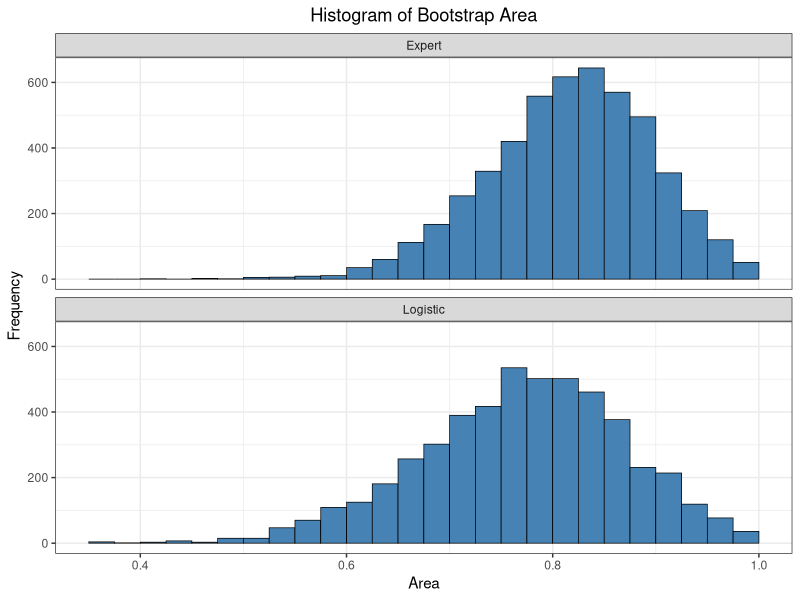
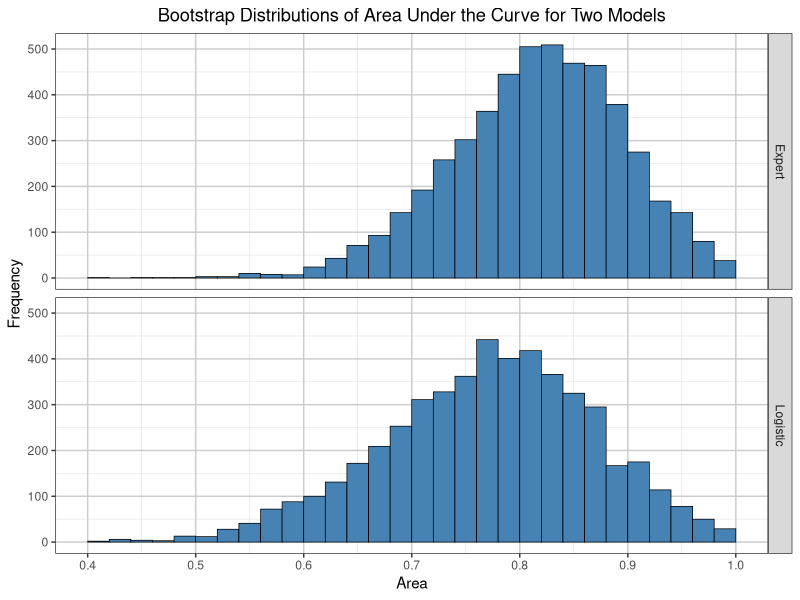

Source code (R) for these figures, in order:
out <- Sys.getenv("OUT_DIR")
if (is.na(out) || out == "") out <- getwd()
if (!dir.exists(out)) dir.create(out, recursive = TRUE, showWarnings = FALSE)

round_half_up <- function(x, digits = 0) {
  f <- 10 ^ digits
  y <- ifelse(is.na(x), NA_real_,
    ifelse(x >= 0, floor(x * f + 0.5 + 1e-12) / f,
                     ceiling(x * f - 0.5 - 1e-12) / f))
  y
}
fmt4 <- function(x) sprintf("%.4f", round_half_up(x, 4))
fmt3 <- function(x) sprintf("%.3f", round_half_up(x, 3))
fmt2 <- function(x) sprintf("%.2f", round_half_up(x, 2))

suppressPackageStartupMessages({
  library(ggplot2)
})

# ---------- 1. Data roc ----------
alb_v <- c(3.0,3.2,3.9,2.8, 3.2,0.9,2.5,1.6, 3.8,3.7,3.2,3.8,
           4.1,3.6,4.3,3.6, 2.3,4.2,4.0,3.5, 3.8,3.0,4.5,3.7,
           3.1,4.1,4.3,4.3, 3.2,2.6,3.3,1.7, 3.7,3.3,4.2,3.5,
           2.9,2.1,2.8,4.0, 3.3,3.7,3.6)
tp_v  <- c(5.8,6.3,6.8,4.8, 5.8,4.0,5.7,5.6, 5.7,6.7,5.4,6.6,
           6.6,5.7,7.0,6.7, 4.4,7.6,6.6,5.8, 6.8,4.7,7.4,7.4,
           6.6,8.2,7.0,6.5, 5.1,4.7,6.8,4.0, 6.1,6.3,7.7,6.2,
           5.7,4.8,6.2,7.0, 5.7,6.9,6.6)
tot_raw <- c(10,5,3,6, 3,5,8,5, 5,6,4,6, 5,5,4,4, 6,4,6,6,
             7,8,5,5, 6,6,5,4, 5,6,6,7, 5,7,6,5, 9,7,8,7, 6,5,5)
pop_v <- c(0,1,1,0, 1,0,0,1, 1,1,1,1, 1,1,1,0, 1,0,0,1,
           1,0,1,1, 1,1,1,1, 1,1,0,0, 1,1,1,1, 0,1,0,1, 1,1,1)
stopifnot(length(alb_v)==43, length(tp_v)==43, length(tot_raw)==43, length(pop_v)==43)
roc <- data.frame(alb=alb_v, tp=tp_v, totscore=10-tot_raw, popind=pop_v)

# ---------- 2. PROC LOGISTIC LogisticModel ----------
roc$pop0 <- as.integer(roc$popind == 0)
fit <- glm(pop0 ~ alb + tp + totscore, data=roc, family=binomial(link="logit"))
sm <- summary(fit)
coefs <- coef(fit)
se <- sqrt(diag(vcov(fit)))
wald_chi <- (coefs/se)^2
wald_p <- 1 - pchisq(wald_chi, 1)
LogiPred <- as.numeric(predict(fit, type="response"))
roc$LogiPred <- LogiPred

n_obs <- nrow(roc)
ll1 <- as.numeric(logLik(fit))
k1 <- length(coefs)
m2ll1 <- -2*ll1
aic1 <- -2*ll1 + 2*k1
sc1 <- -2*ll1 + k1*log(n_obs)
p0 <- mean(roc$pop0)
ll0 <- sum(roc$pop0*log(p0) + (1-roc$pop0)*log(1-p0))
k0 <- 1
m2ll0 <- -2*ll0
aic0 <- -2*ll0 + 2*k0
sc0 <- -2*ll0 + k0*log(n_obs)
lr_chi <- m2ll0 - m2ll1
lr_df <- k1 - k0
lr_p <- 1 - pchisq(lr_chi, lr_df)
b_slope <- coefs[-1]
V_slope <- vcov(fit)[-1,-1,drop=FALSE]
wald_global <- as.numeric(t(b_slope) %*% solve(V_slope) %*% b_slope)
wald_global_p <- 1 - pchisq(wald_global, lr_df)
Xmat <- model.matrix(fit)
yvec <- roc$pop0
Uvec <- as.numeric(t(Xmat) %*% (yvec - p0))
I_full <- p0*(1-p0)*t(Xmat)%*%Xmat
I11 <- I_full[1,1]; I12 <- I_full[1,-1,drop=FALSE]; I21 <- I_full[-1,1,drop=FALSE]; I22 <- I_full[-1,-1,drop=FALSE]
U2 <- Uvec[-1]
Vscore <- I22 - I21 %*% solve(matrix(I11,1,1)) %*% I12
score_chi <- as.numeric(t(U2) %*% solve(Vscore) %*% U2)
score_p <- 1 - pchisq(score_chi, lr_df)
or_est <- exp(coefs[-1])
or_l <- exp(coefs[-1] - 1.96*se[-1])
or_u <- exp(coefs[-1] + 1.96*se[-1])

auc_fn <- function(pred, popind, event_val=0) {
  ev <- (popind == event_val)
  n1 <- sum(ev); n0 <- sum(!ev)
  if (n1==0 || n0==0) return(NA_real_)
  r <- rank(pred, ties.method="average")
  auc <- (sum(r[ev]) - n1*(n1+1)/2) / (n1*n0)
  as.numeric(auc)
}
delong_se <- function(pred, popind, event_val=0) {
  ev <- (popind == event_val)
  X <- pred[ev]; Y <- pred[!ev]
  n1 <- length(X); n0 <- length(Y)
  if (n1==0 || n0==0) return(NA_real_)
  M <- outer(X, Y, function(a,b) as.numeric(a>b) + 0.5*as.numeric(a==b))
  V10 <- rowMeans(M)
  V01 <- colMeans(M)
  S10 <- if (n1>1) var(V10) else 0
  S01 <- if (n0>1) var(V01) else 0
  v <- S10/n1 + S01/n0
  sqrt(max(v,0))
}
concordance_fn <- function(pred, popind, event_val=0) {
  ev <- pred[popind==event_val]
  nev <- pred[popind!=event_val]
  n1 <- length(ev); n0 <- length(nev)
  pairs <- n1*n0
  C <- sum(outer(ev, nev, ">"))
  D <- sum(outer(ev, nev, "<"))
  T <- pairs - C - D
  list(pairs=pairs, C=C, D=D, T=T,
       pc=C/pairs*100, pd=D/pairs*100, pt=T/pairs*100,
       somers=(C-D)/pairs,
       gamma=ifelse((C+D)>0,(C-D)/(C+D),NA_real_),
       taua=(C-D)/(0.5*n_obs*(n_obs-1)),
       cstat=(C+0.5*T)/pairs)
}
conc_logi <- concordance_fn(LogiPred, roc$popind, 0)

# ---------- 3. ExpertPred + Survival ----------
ExpertPred_v <- c(0.95,0.2,0.05,0.3,0.1,0.6,0.8,0.5,
                  0.1,0.25,0.1,0.2,0.05,0.1,0.05,0.1,
                  0.4,0.1,0.2,0.25,0.4,0.7,0.1,0.1,
                  0.3,0.2,0.1,0.05,0.1,0.4,0.4,0.7,
                  0.2,0.4,0.1,0.1,0.9,0.7,0.8,0.25,
                  0.3,0.1,0.1)
stopifnot(length(ExpertPred_v)==43)
Survival <- data.frame(roc[,c("alb","tp","totscore","popind","LogiPred")], ExpertPred=ExpertPred_v)

z90 <- qnorm(0.95)
auc_logi <- auc_fn(Survival$LogiPred, Survival$popind, 0)
se_logi <- delong_se(Survival$LogiPred, Survival$popind, 0)
auc_exp <- auc_fn(Survival$ExpertPred, Survival$popind, 0)
se_exp <- delong_se(Survival$ExpertPred, Survival$popind, 0)
low_logi <- auc_logi - z90*se_logi
up_logi <- auc_logi + z90*se_logi
low_exp <- auc_exp - z90*se_exp
up_exp <- auc_exp + z90*se_exp
conc_exp <- concordance_fn(Survival$ExpertPred, Survival$popind, 0)

# ---------- 4. data Prob ----------
x <- 0.73; xbar <- 0.8162; s <- 0.0801
zval <- abs(xbar - x)/s
pval <- 2*pnorm(-zval)

# ---------- 5. Bootstrap ----------
NumSamples <- 5000
N <- nrow(Survival)
set.seed(12345)
auc_boot_logi <- numeric(NumSamples)
auc_boot_exp <- numeric(NumSamples)
for (b in seq_len(NumSamples)) {
  idx <- sample.int(N, N, replace=TRUE)
  d <- Survival[idx, , drop=FALSE]
  auc_boot_logi[b] <- auc_fn(d$LogiPred, d$popind, 0)
  auc_boot_exp[b] <- auc_fn(d$ExpertPred, d$popind, 0)
}
ROCEst <- data.frame(
  Replicate = rep(seq_len(NumSamples), 2),
  ROCModel = rep(c("Expert","Logistic"), each=NumSamples),
  Area = c(auc_boot_exp, auc_boot_logi)
)

sas_quantile <- function(x, p) {
  x <- sort(x[!is.na(x)])
  n <- length(x)
  if (n==0) return(NA_real_)
  if (n==1) return(x[1])
  np <- n*p
  j <- floor(np + 1e-12)
  g <- np - j
  if (g > 1e-12) {
    idx <- j+1
    if (idx < 1) idx <- 1
    if (idx > n) idx <- n
    return(x[idx])
  } else {
    if (j <= 0) return(x[1])
    if (j >= n) return(x[n])
    return((x[j]+x[j+1])/2)
  }
}
summ_fn <- function(v) {
  c(Mean=mean(v, na.rm=TRUE), Std=sd(v, na.rm=TRUE),
    P5=sas_quantile(v,0.05), P95=sas_quantile(v,0.95),
    P10=sas_quantile(v,0.10), P90=sas_quantile(v,0.90),
    P25=sas_quantile(v,0.25), P75=sas_quantile(v,0.75),
    P2_5=sas_quantile(v,0.025), P97_5=sas_quantile(v,0.975),
    N=sum(!is.na(v)), Min=min(v, na.rm=TRUE), Max=max(v, na.rm=TRUE))
}
s_exp <- summ_fn(auc_boot_exp)
s_log <- summ_fn(auc_boot_logi)

# ---------- 6. Figures ----------
p_hist <- ggplot(ROCEst, aes(x=Area)) +
  geom_histogram(binwidth=0.025, boundary=0, closed="left", fill="steelblue", colour="black", linewidth=0.25) +
  facet_wrap(~ ROCModel, ncol=1) +
  labs(title="Histogram of Bootstrap Area", x="Area", y="Frequency") +
  theme_bw() + theme(plot.title=element_text(hjust=0.5))
ggsave(file.path(out, "histogram.png"), p_hist, width=6.4, height=4.81, dpi=100)
p_sg <- ggplot(ROCEst, aes(x=Area)) +
  geom_histogram(binwidth=0.02, boundary=0, closed="left", fill="steelblue", colour="black", linewidth=0.25) +
  facet_grid(ROCModel ~ .) +
  scale_x_continuous(limits=c(0.4,1), breaks=seq(0.4,1,by=0.1)) +
  labs(title="Bootstrap Distributions of Area Under the Curve for Two Models", x="Area", y="Frequency") +
  theme_bw() + theme(plot.title=element_text(hjust=0.5),
                     panel.grid.major=element_line(colour="grey80"),
                     panel.grid.minor=element_line(colour="grey90"))
ggsave(file.path(out, "sgpanel.png"), p_sg, width=6.4, height=4.81, dpi=100)
write.csv(ROCEst, file.path(out, "histogram.csv"), row.names=FALSE, na="")
write.csv(ROCEst, file.path(out, "sgpanel.csv"), row.names=FALSE, na="")
write.csv(Survival, file.path(out, "Survival.csv"), row.names=FALSE, na="")
write.csv(ROCEst, file.path(out, "ROCEst.csv"), row.names=FALSE, na="")
WidePctls <- data.frame(
  ROCModel=c("Expert","Logistic"),
  Mean=c(s_exp[["Mean"]], s_log[["Mean"]]),
  Std=c(s_exp[["Std"]], s_log[["Std"]]),
  P_2_5=c(s_exp[["P2_5"]], s_log[["P2_5"]]),
  P_97_5=c(s_exp[["P97_5"]], s_log[["P97_5"]])
)
write.csv(WidePctls, file.path(out, "WidePctls.csv"), row.names=FALSE, na="")

# ---------- 7. Text listing P097.txt + CSV P097.csv ----------
L <- c()
L <- c(L, "P097 Bootstrap ROC - Discrimination, accuracy, and stability in binary classifiers")
L <- c(L, "Reference: Wicklin 08MAY2019 The DO Loop; Ling SAS Global Forum 2019")
L <- c(L, "")
L <- c(L, "1. PROC LOGISTIC LogisticModel: model popind(event='0') = alb tp totscore")
L <- c(L, sprintf("   N = %d   Events (popind=0) = %d   Nonevents (popind=1) = %d", n_obs, sum(roc$pop0==1), sum(roc$pop0==0)))
L <- c(L, "")
L <- c(L, "   Model Fit Statistics")
L <- c(L, "   Criterion          Intercept Only    Intercept and Covariates")
L <- c(L, sprintf("   -2 Log L             %s            %s", fmt3(m2ll0), fmt3(m2ll1)))
L <- c(L, sprintf("   AIC                  %s            %s", fmt3(aic0), fmt3(aic1)))
L <- c(L, sprintf("   SC                   %s            %s", fmt3(sc0), fmt3(sc1)))
L <- c(L, "")
L <- c(L, "   Testing Global Null Hypothesis: BETA=0")
L <- c(L, "   Test                 Chi-Square       DF       Pr > ChiSq")
L <- c(L, sprintf("   Likelihood Ratio       %s         %d       %s", fmt4(lr_chi), lr_df, fmt4(lr_p)))
L <- c(L, sprintf("   Score                  %s         %d       %s", fmt4(score_chi), lr_df, fmt4(score_p)))
L <- c(L, sprintf("   Wald                   %s         %d       %s", fmt4(wald_global), lr_df, fmt4(wald_global_p)))
L <- c(L, "")
L <- c(L, "   Type 3 Analysis of Effects")
L <- c(L, "   Effect       DF    Wald Chi-Square    Pr > ChiSq")
pnames <- c("alb","tp","totscore")
for (i in seq_along(pnames)) {
  nm <- pnames[i]
  idxc <- which(names(coefs)==nm)
  L <- c(L, sprintf("   %-10s   %d    %s           %s", nm, 1, fmt4(wald_chi[idxc]), fmt4(wald_p[idxc])))
}
L <- c(L, "")
L <- c(L, "   Analysis of Maximum Likelihood Estimates")
L <- c(L, "   Parameter    DF    Estimate    StdErr    Wald ChiSq    Pr > ChiSq")
for (nm in names(coefs)) {
  L <- c(L, sprintf("   %-10s   %d    %s    %s    %s      %s", nm, 1, fmt4(coefs[nm]), fmt4(se[nm]), fmt4(wald_chi[nm]), fmt4(wald_p[nm])))
}
L <- c(L, "")
L <- c(L, "   Odds Ratio Estimates (95% Wald Confidence Limits)")
L <- c(L, "   Effect       Point Estimate    95% Lower    95% Upper")
for (nm in pnames) {
  L <- c(L, sprintf("   %-10s   %s          %s       %s", nm, fmt4(or_est[nm]), fmt4(or_l[nm]), fmt4(or_u[nm])))
}
L <- c(L, "")
L <- c(L, "   Association of Predicted Probabilities and Observed Responses (Logistic, event=0)")
L <- c(L, sprintf("   Percent Concordant     %s", fmt4(conc_logi$pc)))
L <- c(L, sprintf("   Percent Discordant     %s", fmt4(conc_logi$pd)))
L <- c(L, sprintf("   Percent Tied           %s", fmt4(conc_logi$pt)))
L <- c(L, sprintf("   Pairs                  %d", conc_logi$pairs))
L <- c(L, sprintf("   Somers D               %s", fmt4(conc_logi$somers)))
L <- c(L, sprintf("   Gamma                  %s", fmt4(conc_logi$gamma)))
L <- c(L, sprintf("   Tau-a                  %s", fmt4(conc_logi$taua)))
L <- c(L, sprintf("   c                      %s", fmt4(conc_logi$cstat)))
L <- c(L, "")
L <- c(L, "   Association for ExpertPred (event=0)")
L <- c(L, sprintf("   Percent Concordant     %s", fmt4(conc_exp$pc)))
L <- c(L, sprintf("   Percent Discordant     %s", fmt4(conc_exp$pd)))
L <- c(L, sprintf("   Percent Tied           %s", fmt4(conc_exp$pt)))
L <- c(L, sprintf("   Pairs                  %d", conc_exp$pairs))
L <- c(L, sprintf("   Somers D               %s", fmt4(conc_exp$somers)))
L <- c(L, sprintf("   Gamma                  %s", fmt4(conc_exp$gamma)))
L <- c(L, sprintf("   Tau-a                  %s", fmt4(conc_exp$taua)))
L <- c(L, sprintf("   c                      %s", fmt4(conc_exp$cstat)))
L <- c(L, "")
L <- c(L, "2. PROC LOGISTIC Survival alpha=0.1 nofit ROCAssociation (event='0')")
L <- c(L, "   ROC Model    Area    StdErr    90% Lower    90% Upper")
L <- c(L, sprintf("   Expert       %s    %s    %s       %s", fmt4(auc_exp), fmt4(se_exp), fmt4(low_exp), fmt4(up_exp)))
L <- c(L, sprintf("   Logistic     %s    %s    %s       %s", fmt4(auc_logi), fmt4(se_logi), fmt4(low_logi), fmt4(up_logi)))
L <- c(L, "")
L <- c(L, "3. Data Prob")
L <- c(L, "   x        xbar      s         z         p")
L <- c(L, sprintf("   %s    %s    %s    %s    %s", fmt4(x), fmt4(xbar), fmt4(s), fmt4(zval), fmt4(pval)))
L <- c(L, "")
L <- c(L, sprintf("4. PROC MEANS data=ROCEst Mean Std P5 P95 P10 P90 P25 P75 ndec=4 (NumSamples=%d, seed=12345, method=urs samprate=1)", NumSamples))
L <- c(L, "   ROCModel    N      Mean     Std      P5       P95      P10      P90      P25      P75      Min      Max")
L <- c(L, sprintf("   Expert      %d   %s   %s   %s   %s   %s   %s   %s   %s   %s   %s",
  s_exp[["N"]], fmt4(s_exp[["Mean"]]), fmt4(s_exp[["Std"]]), fmt4(s_exp[["P5"]]), fmt4(s_exp[["P95"]]),
  fmt4(s_exp[["P10"]]), fmt4(s_exp[["P90"]]), fmt4(s_exp[["P25"]]), fmt4(s_exp[["P75"]]), fmt4(s_exp[["Min"]]), fmt4(s_exp[["Max"]])))
L <- c(L, sprintf("   Logistic    %d   %s   %s   %s   %s   %s   %s   %s   %s   %s   %s",
  s_log[["N"]], fmt4(s_log[["Mean"]]), fmt4(s_log[["Std"]]), fmt4(s_log[["P5"]]), fmt4(s_log[["P95"]]),
  fmt4(s_log[["P10"]]), fmt4(s_log[["P90"]]), fmt4(s_log[["P25"]]), fmt4(s_log[["P75"]]), fmt4(s_log[["Min"]]), fmt4(s_log[["Max"]])))
L <- c(L, "")
L <- c(L, "5. PROC PRINT WidePctls (PROC UNIVARIATE output pctlpts=2.5 97.5 mean Std)")
L <- c(L, "   ROCModel    BootMean    BootStdErr    95% Lower CL    95% Upper CL")
L <- c(L, sprintf("   Expert      %s      %s        %s          %s", fmt4(s_exp[["Mean"]]), fmt4(s_exp[["Std"]]), fmt4(s_exp[["P2_5"]]), fmt4(s_exp[["P97_5"]])))
L <- c(L, sprintf("   Logistic    %s      %s        %s          %s", fmt4(s_log[["Mean"]]), fmt4(s_log[["Std"]]), fmt4(s_log[["P2_5"]]), fmt4(s_log[["P97_5"]])))
L <- c(L, "")
L <- c(L, "Title: Bootstrap Distributions of Area Under the Curve for Two Models")
L <- c(L, "PROC SGPANEL data=ROCEst panelby ROCModel rows=2 layout=rowlattice; histogram Area; colaxis 0.4 to 1 by 0.1;")
L <- c(L, "")
L <- c(L, "Notes: Bootstrap method=urs samprate=1 reps=5000 seed=12345. Area=AUC for event popind=0.")
L <- c(L, "DeLong SE used for ROCAssociation 90% Wald CI. Percentiles use SAS PCTLDEF=5.")

writeLines(L, file.path(out, "P097.txt"))
writeLines(L, file.path(out, "P097.lst"))

BootSummary <- data.frame(
  ROCModel=c("Expert","Logistic"),
  N=c(s_exp[["N"]], s_log[["N"]]),
  Mean=c(s_exp[["Mean"]], s_log[["Mean"]]),
  Std=c(s_exp[["Std"]], s_log[["Std"]]),
  P5=c(s_exp[["P5"]], s_log[["P5"]]),
  P95=c(s_exp[["P95"]], s_log[["P95"]]),
  P10=c(s_exp[["P10"]], s_log[["P10"]]),
  P90=c(s_exp[["P90"]], s_log[["P90"]]),
  P25=c(s_exp[["P25"]], s_log[["P25"]]),
  P75=c(s_exp[["P75"]], s_log[["P75"]]),
  P_2_5=c(s_exp[["P2_5"]], s_log[["P2_5"]]),
  P_97_5=c(s_exp[["P97_5"]], s_log[["P97_5"]]),
  Area_orig=c(auc_exp, auc_logi),
  SE_orig=c(se_exp, se_logi),
  Lower90=c(low_exp, low_logi),
  Upper90=c(up_exp, up_logi)
)
write.csv(BootSummary, file.path(out, "P097.csv"), row.names=FALSE, na="")
cat("P097 done\n")
